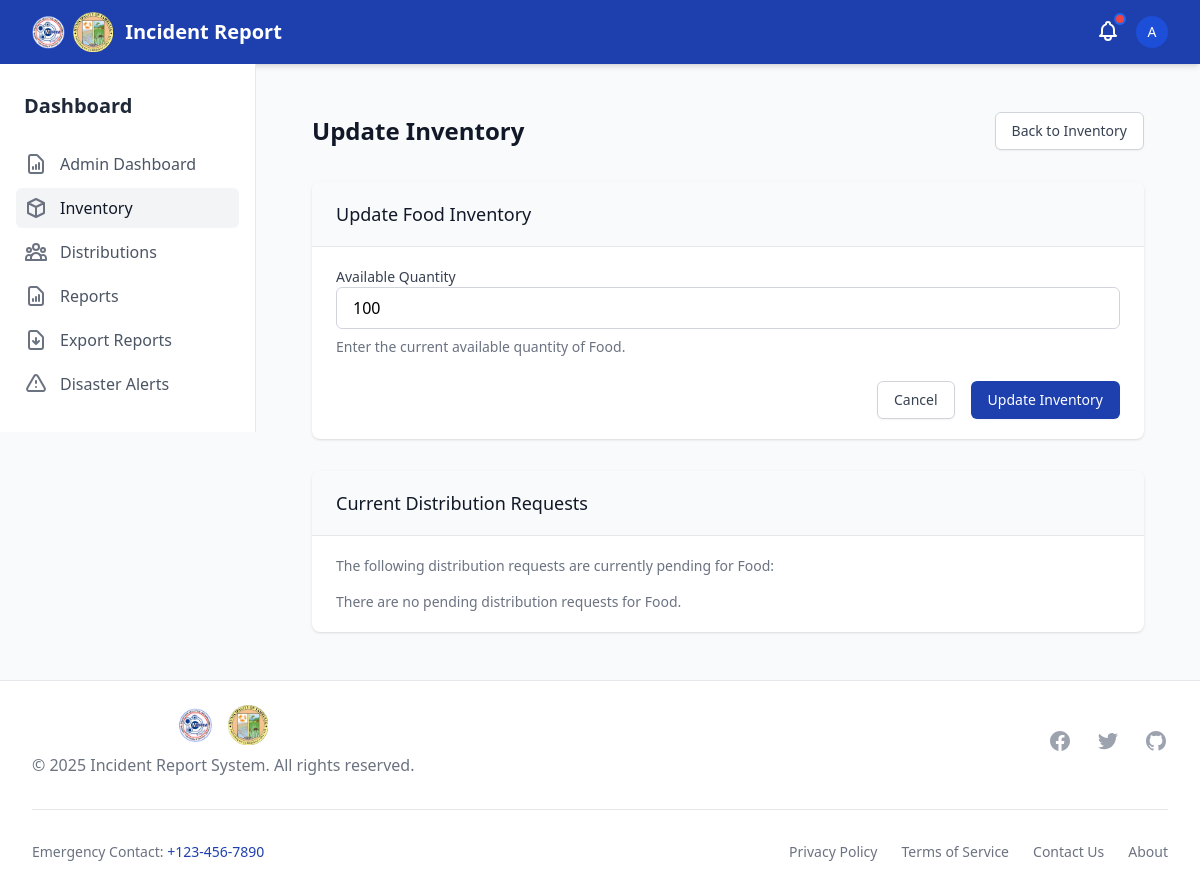
The page /inventory/update/1/ (signed in) on the database as committed earlier.
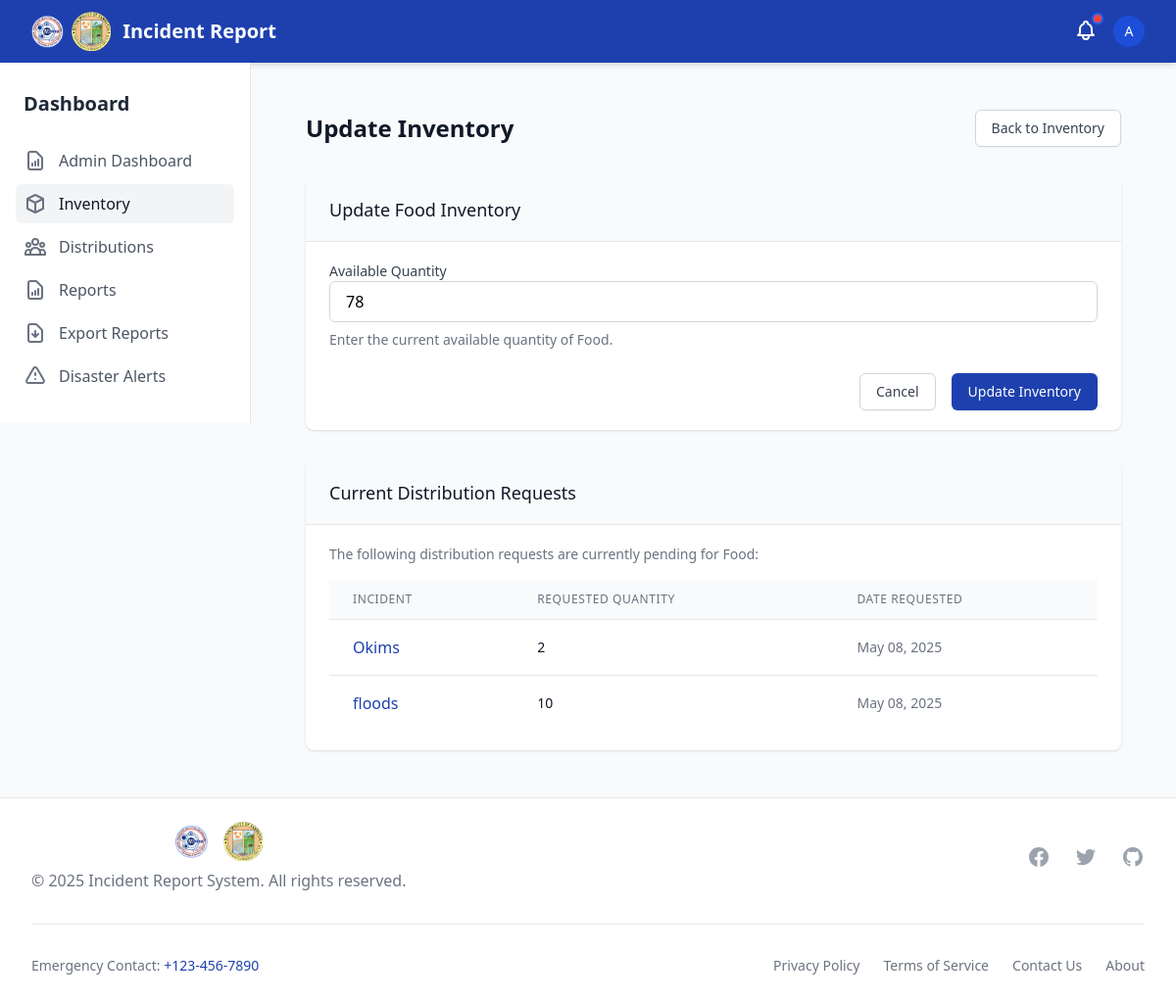
The same page on the database as committed later.
### disaster_aid/models.py (models this page shows, shortened)
class Inventory(models.Model):
    item = models.OneToOneField(DistributionType, on_delete=models.CASCADE)
    quantity_available = models.PositiveIntegerField(default=0)

class DistributionType(models.Model):
    name = models.CharField(max_length=100)

class IncidentDistribution(models.Model):
    incident = models.ForeignKey(IncidentReport, on_delete=models.CASCADE)
    distribution_type = models.ForeignKey(DistributionType, on_delete=models.CASCADE)
    quantity_requested = models.PositiveIntegerField()
    quantity_approved = models.PositiveIntegerField(default=0)
    is_fulfilled = models.BooleanField(default=False)

class IncidentReport(models.Model):
    STATUS_CHOICES = (
        ('pending', 'Pending'),
        ('verified', 'Verified'),
        ('denied', 'Denied'),
    )
    reporter = models.ForeignKey(User, on_delete=models.CASCADE)
    title = models.CharField(max_length=255)
    description = models.TextField()
    disaster_type = models.ForeignKey(DisasterType, on_delete=models.SET_NULL, null=True)
    other_disaster_type = models.CharField(max_length=100, blank=True, null=True)
    location = models.CharField(max_length=255, blank=True, null=True)  # Keeping for backward compatibility
    barangay = models.ForeignKey(Barangay, on_delete=models.SET_NULL, null=True, blank=True, related_name='incidents')
    incident_datetime = models.DateTimeField(null=True, blank=True, help_text="When the incident actually occurred")
    date_reported = models.DateTimeField(auto_now_add=True)
    status = models.CharField(max_length=20, choices=STATUS_CHOICES, default='pending')
    is_verified = models.BooleanField(default=False)  # Keeping for backward compatibility
    denial_reason = models.TextField(null=True, blank=True)
    needs_resources = models.BooleanField(default=False)
    photo_1 = models.ImageField(upload_to='incident_photos/', null=True, blank=True)
    photo_2 = models.ImageField(upload_to='incident_photos/', null=True, blank=True)
    photo_3 = models.ImageField(upload_to='incident_photos/', null=True, blank=True)

### disaster_aid/views.py (the view)
# urls.py: path('inventory/update/<int:inventory_id>/', update_inventory, name='update_inventory'),
@login_required
def update_inventory(request, inventory_id):
    if not request.user.is_staff:
        messages.error(request, "You are not authorized to update inventory.")
        return redirect('dashboard')
    inventory = get_object_or_404(Inventory, id=inventory_id)
    if request.method == 'POST':
        form = InventoryForm(request.POST, instance=inventory)
        if form.is_valid():
            form.save()
            messages.success(request, f"Inventory for {inventory.item.name} updated successfully.")
            return redirect('inventory_list')
        else:
            for field, errors in form.errors.items():
                for error in errors:
                    messages.error(request, f"{field}: {error}")
    else:
        form = InventoryForm(instance=inventory)
    pending_distributions = IncidentDistribution.objects.filter(
        distribution_type=inventory.item,
        is_fulfilled=False
    )
    context = {
        'form': form,
        'inventory': inventory,
        'pending_distributions': pending_distributions,
        'has_pending': pending_distributions.exists()
    }
    return render(request, 'inventory/update_inventory.html', context)

### disaster_aid/forms.py
class InventoryForm(forms.ModelForm):
    quantity_available = forms.IntegerField(
        min_value=0,
        widget=forms.NumberInput(
            attrs={
                'class': INPUT_CLASSES,
                'placeholder': 'Available Quantity',
            }
        )
    )
    class Meta:
        model = Inventory
        fields = ['quantity_available']

### templates/inventory/update_inventory.html (shortened to what the changed rows need)
{% extends 'base.html' %}
{% block content %}
<div class="py-6">
    <div class="max-w-7xl mx-auto px-4 sm:px-6 lg:px-8">
        <div class="flex items-center justify-between">
            <h1 class="text-2xl font-semibold text-gray-900">Update Inventory</h1>
        </div>
        <div class="mt-8 bg-white shadow overflow-hidden sm:rounded-lg">
            <div class="px-4 py-5 sm:px-6 bg-gray-50">
                <h3 class="text-lg leading-6 font-medium text-gray-900">
                    Update {{ inventory.item.name }} Inventory
                </h3>
            </div>
            <div class="border-t border-gray-200 px-4 py-5 sm:px-6">
                <form method="POST" action="{% url 'update_inventory' inventory.id %}">
                    <div class="space-y-6">
                        <div>
                            <label for="{{ form.quantity_available.id_for_label }}" class="block text-sm font-medium text-gray-700">
                                Available Quantity
                            </label>
                            {{ form.quantity_available }}
                            <p class="mt-2 text-sm text-gray-500">
                                Enter the current available quantity of {{ inventory.item.name }}.
                            </p>
                        </div>
                    </div>
                </form>
            </div>
        </div>
        <div class="mt-8 bg-white shadow overflow-hidden sm:rounded-lg">
            <div class="border-t border-gray-200">
                <div class="px-4 py-5 sm:px-6">
                    <p class="text-sm text-gray-500">
                        The following distribution requests are currently pending for {{ inventory.item.name }}:
                    </p>
                    <div class="mt-4">
                        {% if has_pending %}
                        <table class="min-w-full divide-y divide-gray-200">
                            <thead class="bg-gray-50">
                                <tr>
                                    <th scope="col" class="px-6 py-3 text-left text-xs font-medium text-gray-500 uppercase tracking-wider">
                                        Incident
                                    </th>
                                    <th scope="col" class="px-6 py-3 text-left text-xs font-medium text-gray-500 uppercase tracking-wider">
                                        Requested Quantity
                                    </th>
                                    <th scope="col" class="px-6 py-3 text-left text-xs font-medium text-gray-500 uppercase tracking-wider">
                                        Date Requested
                                    </th>
                                </tr>
                            </thead>
                            <tbody class="bg-white divide-y divide-gray-200">
                                {% for distribution in pending_distributions %}
                                <tr>
                                    <td class="px-6 py-4 whitespace-nowrap">
                                        <a href="{% url 'incident_detail' distribution.incident.id %}" class="text-primary hover:text-blue-900">
                                            {{ distribution.incident.title }}
                                        </a>
                                    </td>
                                    <td class="px-6 py-4 whitespace-nowrap">
                                        <div class="text-sm text-gray-900">
                                            {{ distribution.quantity_requested }}
                                        </div>
                                    </td>
                                    <td class="px-6 py-4 whitespace-nowrap">
                                        <div class="text-sm text-gray-500">
                                            {{ distribution.incident.date_reported|date:"M d, Y" }}
                                        </div>
                                    </td>
                                </tr>
                                {% endfor %}
                            </tbody>
                        </table>
                        {% else %}
                        <p class="text-sm text-gray-500">
                            There are no pending distribution requests for {{ inventory.item.name }}.
                        </p>
                        {% endif %}
                    </div>
                </div>
            </div>
        </div>
    </div>
</div>
{% endblock %}

Rows that differ between the two databases and show on the page:
changed Inventory "Food": quantity_available "100" → "78"; item.name "Food" → (not shown)
added IncidentDistribution: incident "Okims", quantity_requested "2", incident.date_reported "May 08, 2025"
added IncidentDistribution: incident "floods", quantity_requested "10", incident.date_reported "May 08, 2025"
Other text that changed with them:
text no longer shown: "There are no pending distribution requests for ."
text now shown: "INCIDENT REQUESTED QUANTITY DATE REQUESTED"
